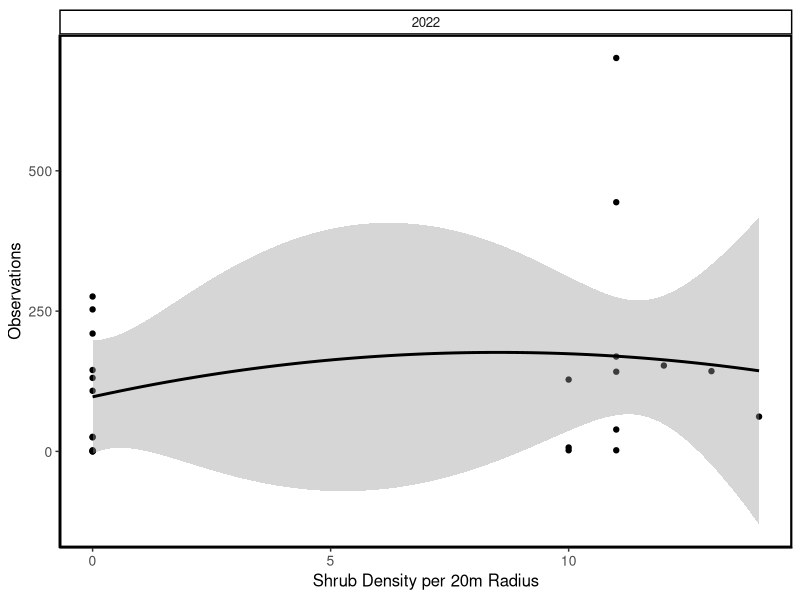
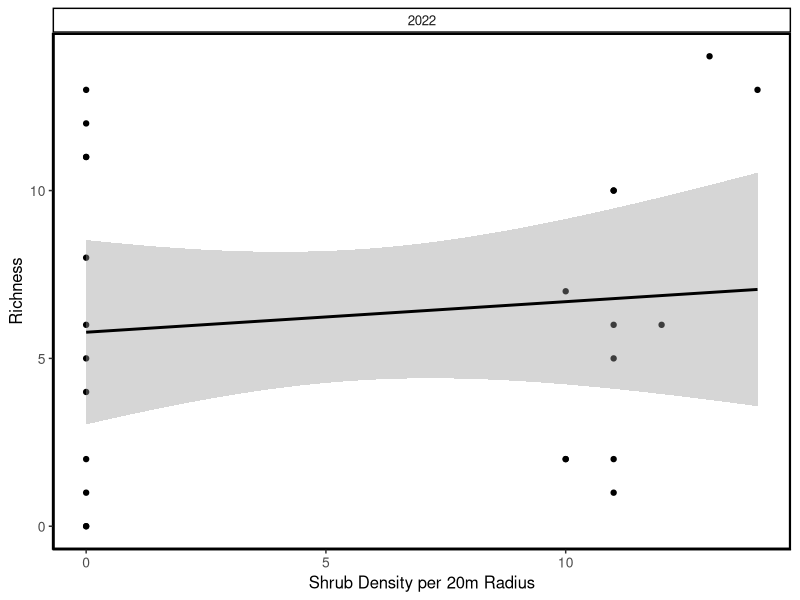
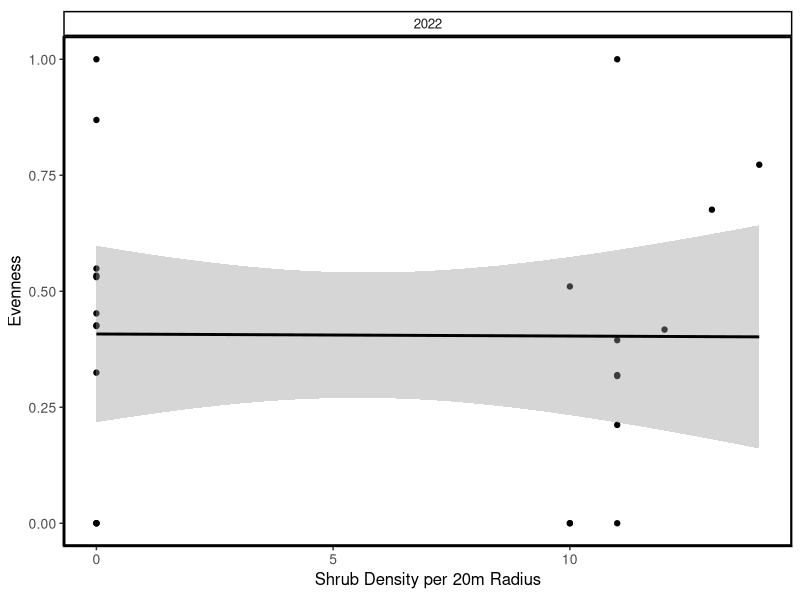
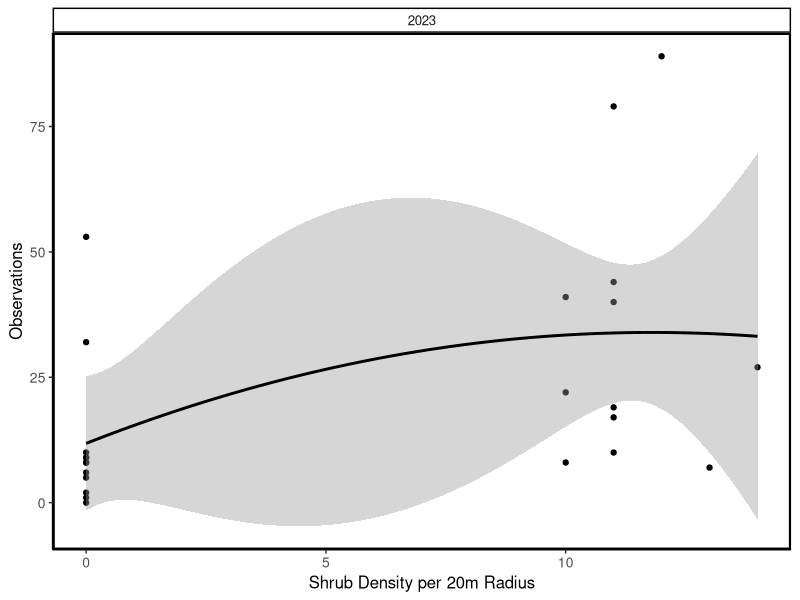
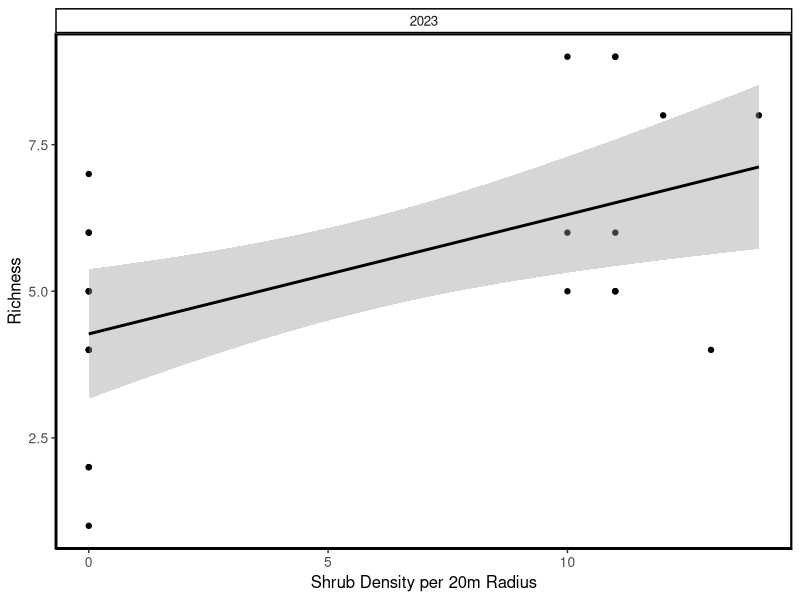
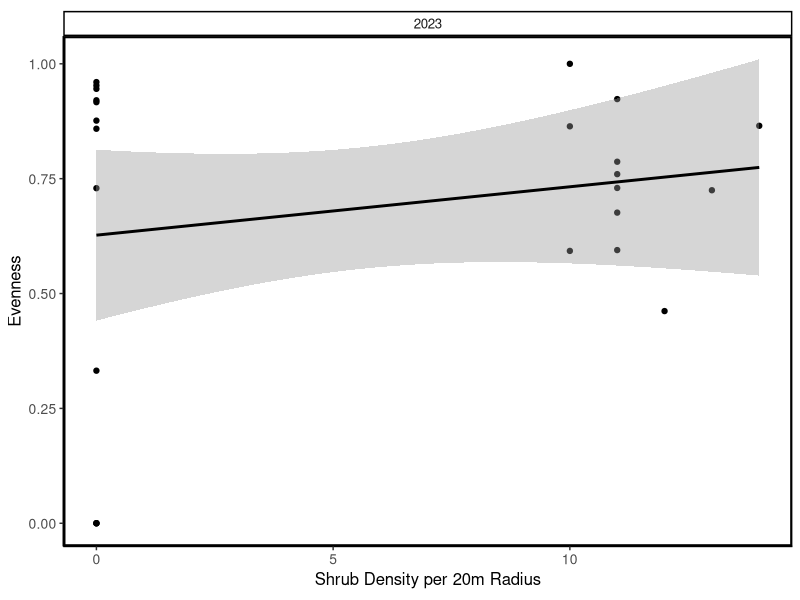
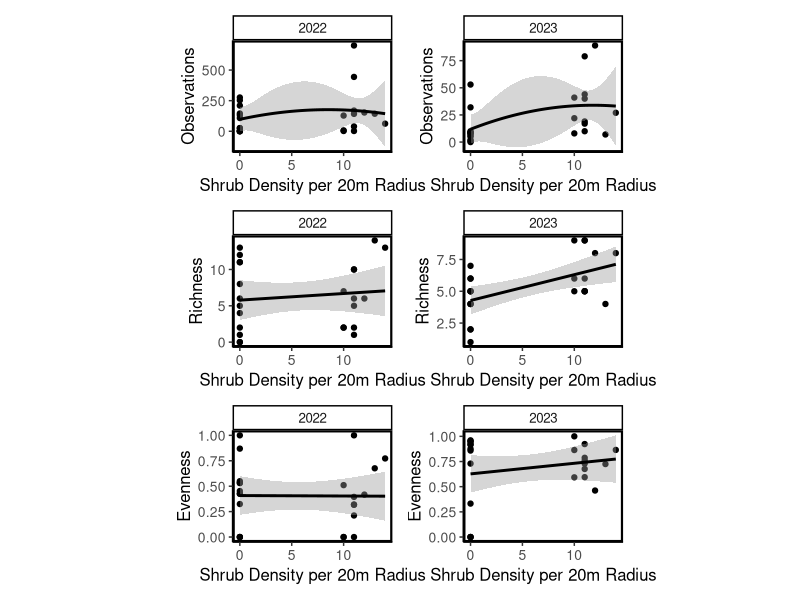
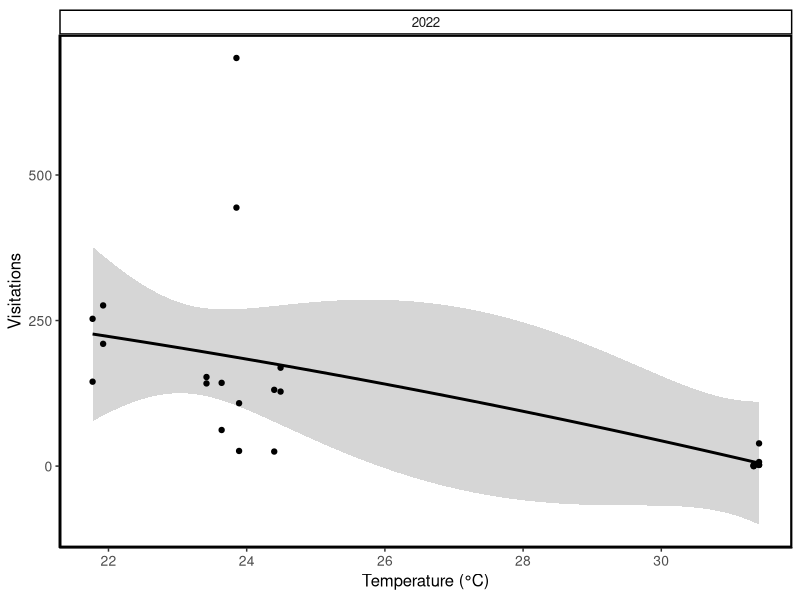

These charts were generated, in order, by the following R code:
## ---- chunk 1
knitr::opts_chunk$set(echo = TRUE)
## ---- chunk 2
library(vegan)
library(dplyr)
library(car)
library(knitr)
library(ggplot2)
library(patchwork)
## ---- chunk 3
plot_2022 <- read.csv("plot_2022.csv")

### Abundance Nonlinear
m1.1 <- glm(animals ~ poly(shrub_density,2, raw = TRUE) + mean_temp + microsite %in%site_code, family = poisson, plot_2022)
summary(m1.1)
a <- anova(m1.1, test = "Chisq")
a

### Richness Linear
m2.2 <- glm(Species_Richness ~ shrub_density + mean_temp + microsite %in%site_code, family = poisson, plot_2022)
summary(m2.2)
a2.2 <- anova(m2.2, test = "Chisq")
a2.2

### Evenness Linear
m3.2 <- glm(Evenness ~ shrub_density + mean_temp + microsite %in%site_code, family = gaussian,plot_2022)
summary(m3.2)
a3.2 <- anova(m3.2, test = "Chisq")
a3.2
## ---- chunk 4
plot_2023 <- read.csv("plot_2023.csv")

### Abundance Non-linear
e1.1 <- glm(animals ~ poly(shrub_density,2, raw = TRUE) + mean_temp + microsite %in%site_code, family = poisson, plot_2023)
summary(e1.1)
a <- anova(e1.1, test = "Chisq")
a

### Richness Linear
e2.2 <- glm(Species_Richness ~ shrub_density + mean_temp + microsite %in%site_code, family = poisson, plot_2023)
summary(e2.2)
a2.2 <- anova(e2.2, test = "Chisq")
a2.2

### Evenness Linear
e3.2 <- glm(Evenness ~ shrub_density + mean_temp + microsite %in%site_code, family = gaussian,plot_2023)
summary(e3.2)
a3.2 <- anova(e3.2, test = "Chisq")
a3.2
## ---- chunk 5
tidy_site_2022 <- read.csv("tidy_site_2022.csv")

### Abundance Linear
z1.1 <- glm(total_animals ~ poly(total_shrub_density,2, raw = TRUE) + aridity, family = poisson, tidy_site_2022)
summary(z1.1)
b <- anova(z1.1, test = "Chisq")
b

### Richness Linear
z2.2 <- glm(Species_Richness ~ total_shrub_density + aridity, family = poisson, tidy_site_2022)
summary(z2.2)
b.2.2 <- anova(z2.2, test = "Chisq")
b.2.2

### Evenness Linear
z3.2 <- glm(Evenness ~ total_shrub_density + aridity, family = gaussian, tidy_site_2022)
summary(z3.2)
b.3.2 <- anova(z3.2, test = "Chisq")
b.3.2
## ---- chunk 6
tidy_site_2023 <- read.csv("tidy_site_2023.csv")

### Abundance Nonlinear
y1.1 <- glm(total_animals ~ poly(total_shrub_density,2, raw = TRUE) + aridity, family = poisson, tidy_site_2023)
summary(y1.1)
b <- anova(y1.1, test = "Chisq")
b

### Richness Linear
y2.2 <- glm(Species_Richness ~ total_shrub_density + aridity, family = poisson, tidy_site_2023)
summary(y2.2)
b.2.2 <- anova(y2.2, test = "Chisq")
b.2.2

### Evenness Nonlinear
y3.1 <- glm(Evenness ~ poly(total_shrub_density,2, raw = TRUE) + aridity, family = gaussian, tidy_site_2023)
summary(y3.1)
b3.1 <- anova(y3.1, test = "Chisq")
b3.1
## ---- chunk 7
### Density Figure
abund_dens_2022 <- ggplot(plot_2022, aes(shrub_density, animals)) +
  geom_point()+
geom_smooth(method = "lm", formula = y ~ poly(x, 2), se = TRUE, color = "black") +
  facet_wrap(~year)+
scale_color_brewer(palette = "Set1") +  labs(x = "Shrub Density per 20m Radius", y = "Observations") + theme_classic() + theme(text = element_text(size = 12), panel.border = element_rect(color = "black", fill = NA, size = 1.5), axis.text = element_text(size = 10)) + theme(text = element_text(size = 12), panel.border = element_rect(color = "black", fill = NA, size = 1.5), axis.text = element_text(size = 10)) + theme(aspect.ratio = 0.7) + theme(legend.position = "none") + theme(legend.text = element_text(size = 8))

abund_dens_2022

rich_dens_2022 <- ggplot(plot_2022, aes(shrub_density, richness)) + geom_point() +
geom_smooth(method = "lm", se = TRUE, color = "black") + facet_wrap(~year)+
scale_color_brewer(palette = "Set1") +  labs(x = "Shrub Density per 20m Radius", y = "Richness") + theme_classic() + theme(text = element_text(size = 12), panel.border = element_rect(color = "black", fill = NA, size = 1.5), axis.text = element_text(size = 10)) +
theme(text = element_text(size = 12), panel.border = element_rect(color = "black", fill = NA, size = 1.5), axis.text = element_text(size = 10)) + theme(aspect.ratio = 0.7) + theme(legend.position = "none") + theme(legend.text = element_text(size = 8))

rich_dens_2022

even_dens_2022 <- ggplot(plot_2022, aes(shrub_density, Evenness)) + geom_point() +
geom_smooth(method = "lm", se = TRUE, color = "black") + facet_wrap(~year)+
scale_color_brewer(palette = "Set1") +  labs(x = "Shrub Density per 20m Radius", y = "Evenness") + theme_classic() + theme(text = element_text(size = 12), panel.border = element_rect(color = "black", fill = NA, size = 1.5), axis.text = element_text(size = 10))+
theme(text = element_text(size = 12), panel.border = element_rect(color = "black", fill = NA, size = 1.5), axis.text = element_text(size = 10)) + theme(aspect.ratio = 0.7) + theme(legend.position = "none") + theme(legend.text = element_text(size = 8))

even_dens_2022

abund_dens_2023 <- ggplot(plot_2023, aes(shrub_density, animals)) +
  geom_point()+
geom_smooth(method = "lm", formula = y ~ poly(x, 2), se = TRUE, color = "black") +
  facet_wrap(~year)+
scale_color_brewer(palette = "Set1") +  labs(x = "Shrub Density per 20m Radius", y = "Observations") + theme_classic() + theme(text = element_text(size = 12), panel.border = element_rect(color = "black", fill = NA, size = 1.5), axis.text = element_text(size = 10)) + theme(text = element_text(size = 12), panel.border = element_rect(color = "black", fill = NA, size = 1.5), axis.text = element_text(size = 10)) + theme(aspect.ratio = 0.7) + theme(legend.position = "none") + theme(legend.text = element_text(size = 8))

abund_dens_2023

rich_dens_2023 <- ggplot(plot_2023, aes(shrub_density, richness)) + geom_point() +
geom_smooth(method = "lm", se = TRUE, color = "black") + facet_wrap(~year)+
scale_color_brewer(palette = "Set1") +  labs(x = "Shrub Density per 20m Radius", y = "Richness") + theme_classic() + theme(text = element_text(size = 12), panel.border = element_rect(color = "black", fill = NA, size = 1.5), axis.text = element_text(size = 10)) +
theme(text = element_text(size = 12), panel.border = element_rect(color = "black", fill = NA, size = 1.5), axis.text = element_text(size = 10)) + theme(aspect.ratio = 0.7) + theme(legend.position = "none") + theme(legend.text = element_text(size = 8))

rich_dens_2023

even_dens_2023 <- ggplot(plot_2023, aes(shrub_density, Evenness)) + geom_point() +
geom_smooth(method = "lm", se = TRUE, color = "black") + facet_wrap(~year)+
scale_color_brewer(palette = "Set1") +  labs(x = "Shrub Density per 20m Radius", y = "Evenness") + theme_classic() + theme(text = element_text(size = 12), panel.border = element_rect(color = "black", fill = NA, size = 1.5), axis.text = element_text(size = 10))+
theme(text = element_text(size = 12), panel.border = element_rect(color = "black", fill = NA, size = 1.5), axis.text = element_text(size = 10)) + theme(aspect.ratio = 0.7) + theme(legend.position = "none") + theme(legend.text = element_text(size = 8))

even_dens_2023


combined_dens_plots <- (
  abund_dens_2022 + abund_dens_2023 + rich_dens_2022 + rich_dens_2023 + even_dens_2022 + even_dens_2023
) + plot_layout(ncol = 2)
combined_dens_plots
## ---- chunk 8
### Temperature
abund_temp_2022 <- ggplot(plot_2022, aes(mean_temp, animals)) +
geom_smooth(method = "lm", formula = y ~ poly(x, 2), se = TRUE, color = "black") + facet_wrap(~year)+ geom_point() +
scale_color_brewer(palette = "Set1") +  labs(x = "Temperature (°C)", y = "Visitations") + theme_classic() + theme(text = element_text(size = 12), panel.border = element_rect(color = "black", fill = NA, size = 1.5), axis.text = element_text(size = 10))+ theme(text = element_text(size = 12), panel.border = element_rect(color = "black", fill = NA, size = 1.5), axis.text = element_text(size = 10)) + theme(aspect.ratio = 0.7) + theme(legend.position = "none") + theme(legend.text = element_text(size = 8))

abund_temp_2022


rich_temp_2022 <- ggplot(plot_2022, aes(mean_temp, richness)) +
geom_smooth(method = "lm", se = TRUE, color = "black") + facet_wrap(~year)+ geom_point() +
scale_color_brewer(palette = "Set1") +  labs(x = "Temperature (°C)", y = "Richness") + theme_classic() + theme(text = element_text(size = 12), panel.border = element_rect(color = "black", fill = NA, size = 1.5), axis.text = element_text(size = 10))+ theme(text = element_text(size = 12), panel.border = element_rect(color = "black", fill = NA, size = 1.5), axis.text = element_text(size = 10)) + theme(aspect.ratio = 0.7) + theme(legend.position = "none") + theme(legend.text = element_text(size = 8))

rich_temp_2022


even_temp_2022 <- ggplot(plot_2022, aes(mean_temp, Evenness)) +
geom_smooth(method = "lm", se = TRUE, color = "black") + facet_wrap(~year)+ geom_point() +
scale_color_brewer(palette = "Set1") +  labs(x = "Temperature (°C)", y = "Evenness") + theme_classic() + theme(text = element_text(size = 12), panel.border = element_rect(color = "black", fill = NA, size = 1.5), axis.text = element_text(size = 10))+ theme(text = element_text(size = 12), panel.border = element_rect(color = "black", fill = NA, size = 1.5), axis.text = element_text(size = 10)) + theme(aspect.ratio = 0.7) + theme(legend.position = "none") + theme(legend.text = element_text(size = 8))

even_temp_2022


abund_temp_2023 <- ggplot(plot_2023, aes(mean_temp, animals)) +
geom_smooth(method = "lm", formula = y ~ poly(x, 2), se = TRUE, color = "black") + facet_wrap(~year)+ geom_point() +
scale_color_brewer(palette = "Set1") +  labs(x = "Temperature (°C)", y = "Observations") + theme_classic() + theme(text = element_text(size = 12), panel.border = element_rect(color = "black", fill = NA, size = 1.5), axis.text = element_text(size = 10))+ theme(text = element_text(size = 12), panel.border = element_rect(color = "black", fill = NA, size = 1.5), axis.text = element_text(size = 10)) + theme(aspect.ratio = 0.7) + theme(legend.position = "none") + theme(legend.text = element_text(size = 8))

abund_temp_2023 


rich_temp_2023 <- ggplot(plot_2023, aes(mean_temp, richness)) +
geom_smooth(method = "lm", se = TRUE, color = "black") + facet_wrap(~year)+ geom_point() +
scale_color_brewer(palette = "Set1") +  labs(x = "Temperature (°C)", y = "Richness") + theme_classic() + theme(text = element_text(size = 12), panel.border = element_rect(color = "black", fill = NA, size = 1.5), axis.text = element_text(size = 10))+ theme(text = element_text(size = 12), panel.border = element_rect(color = "black", fill = NA, size = 1.5), axis.text = element_text(size = 10)) + theme(aspect.ratio = 0.7) + theme(legend.position = "none") + theme(legend.text = element_text(size = 8))

rich_temp_2023 


even_temp_2023 <- ggplot(plot_2023, aes(mean_temp, Evenness)) +
geom_smooth(method = "lm", se = TRUE, color = "black") + facet_wrap(~year)+ geom_point() +
scale_color_brewer(palette = "Set1") +  labs(x = "Temperature (°C)", y = "Evenness") + theme_classic() + theme(text = element_text(size = 12), panel.border = element_rect(color = "black", fill = NA, size = 1.5), axis.text = element_text(size = 10))+ theme(text = element_text(size = 12), panel.border = element_rect(color = "black", fill = NA, size = 1.5), axis.text = element_text(size = 10)) + theme(aspect.ratio = 0.7) + theme(legend.position = "none") + theme(legend.text = element_text(size = 8))

even_temp_2023

combined_temp_plot <- (abund_temp_2022 + abund_temp_2023  + rich_temp_2022 + rich_temp_2023  + even_temp_2022 + even_temp_2023) + plot_layout(ncol=2)
combined_temp_plot
## ---- chunk 9
### Site Level Aridity

tidy_site_2022$year <- 2022

abund_arid_2022 <- ggplot(tidy_site_2022, aes(aridity, total_animals)) +
geom_smooth(method = "lm", se = TRUE, color = "black") + geom_point()+ facet_wrap(~year)+
scale_color_brewer(palette = "Set1") +  labs(x = "Aridity", y = "Observations") + theme_classic() + theme(text = element_text(size = 12), panel.border = element_rect(color = "black", fill = NA, size = 1.5), axis.text = element_text(size = 10))+ theme(text = element_text(size = 12), panel.border = element_rect(color = "black", fill = NA, size = 1.5), axis.text = element_text(size = 10)) + theme(aspect.ratio = 0.7) + theme(legend.position = "none") + theme(legend.text = element_text(size = 8))

abund_arid_2022

rich_arid_2022 <- ggplot(tidy_site_2022, aes(aridity, Species_Richness)) +
geom_smooth(method = "lm", se = TRUE, color = "black") + geom_point()+ facet_wrap(~year)+
scale_color_brewer(palette = "Set1") +  labs(x = "Aridity", y = "Richness") + theme_classic() + theme(text = element_text(size = 12), panel.border = element_rect(color = "black", fill = NA, size = 1.5), axis.text = element_text(size = 10))+ theme(text = element_text(size = 12), panel.border = element_rect(color = "black", fill = NA, size = 1.5), axis.text = element_text(size = 10)) + theme(aspect.ratio = 0.7) + theme(legend.position = "none") + theme(legend.text = element_text(size = 8))

rich_arid_2022


even_arid_2022 <- ggplot(tidy_site_2022, aes(aridity, Evenness)) +
geom_smooth(method = "lm", se = TRUE, color = "black") + geom_point()+ facet_wrap(~year)+
scale_color_brewer(palette = "Set1") +  labs(x = "Aridity", y = "Evenness") + theme_classic() + theme(text = element_text(size = 12), panel.border = element_rect(color = "black", fill = NA, size = 1.5), axis.text = element_text(size = 10))+ theme(text = element_text(size = 12), panel.border = element_rect(color = "black", fill = NA, size = 1.5), axis.text = element_text(size = 10)) + theme(aspect.ratio = 0.7) + theme(legend.position = "none") + theme(legend.text = element_text(size = 8))

even_arid_2022

tidy_site_2023$year <- 2023

abund_arid_2023 <- ggplot(tidy_site_2023, aes(aridity, total_animals)) +
geom_smooth(method = "lm", formula = y ~ poly(x, 2), se = TRUE, color = "black") + geom_point()+ facet_wrap(~year)+
scale_color_brewer(palette = "Set1") +  labs(x = "Aridity", y = "Observations") + theme_classic() + theme(text = element_text(size = 12), panel.border = element_rect(color = "black", fill = NA, size = 1.5), axis.text = element_text(size = 10))+ theme(text = element_text(size = 12), panel.border = element_rect(color = "black", fill = NA, size = 1.5), axis.text = element_text(size = 10)) + theme(aspect.ratio = 0.7) + theme(legend.position = "none") + theme(legend.text = element_text(size = 8))

abund_arid_2023

rich_arid_2023 <- ggplot(tidy_site_2023, aes(aridity, Species_Richness)) +
geom_smooth(method = "lm", se = TRUE, color = "black") + geom_point()+ facet_wrap(~year)+
scale_color_brewer(palette = "Set1") +  labs(x = "Aridity", y = "Richness") + theme_classic() + theme(text = element_text(size = 12), panel.border = element_rect(color = "black", fill = NA, size = 1.5), axis.text = element_text(size = 10))+ theme(text = element_text(size = 12), panel.border = element_rect(color = "black", fill = NA, size = 1.5), axis.text = element_text(size = 10)) + theme(aspect.ratio = 0.7) + theme(legend.position = "none") + theme(legend.text = element_text(size = 8))

rich_arid_2023


even_arid_2023 <- ggplot(tidy_site_2023, aes(aridity, Evenness)) +
geom_smooth(method = "lm", formula = y ~ poly(x, 2), se = TRUE, color = "black") + geom_point()+ facet_wrap(~year)+
scale_color_brewer(palette = "Set1") +  labs(x = "Aridity", y = "Evenness") + theme_classic() + theme(text = element_text(size = 12), panel.border = element_rect(color = "black", fill = NA, size = 1.5), axis.text = element_text(size = 10))+ theme(text = element_text(size = 12), panel.border = element_rect(color = "black", fill = NA, size = 1.5), axis.text = element_text(size = 10)) + theme(aspect.ratio = 0.7) + theme(legend.position = "none") + theme(legend.text = element_text(size = 8))

even_arid_2023


combined_plots_arid <- (abund_arid_2022 + abund_arid_2023 + rich_arid_2022 + rich_arid_2023 + even_arid_2022 +even_arid_2023) + plot_layout(ncol=2)
combined_plots_arid

